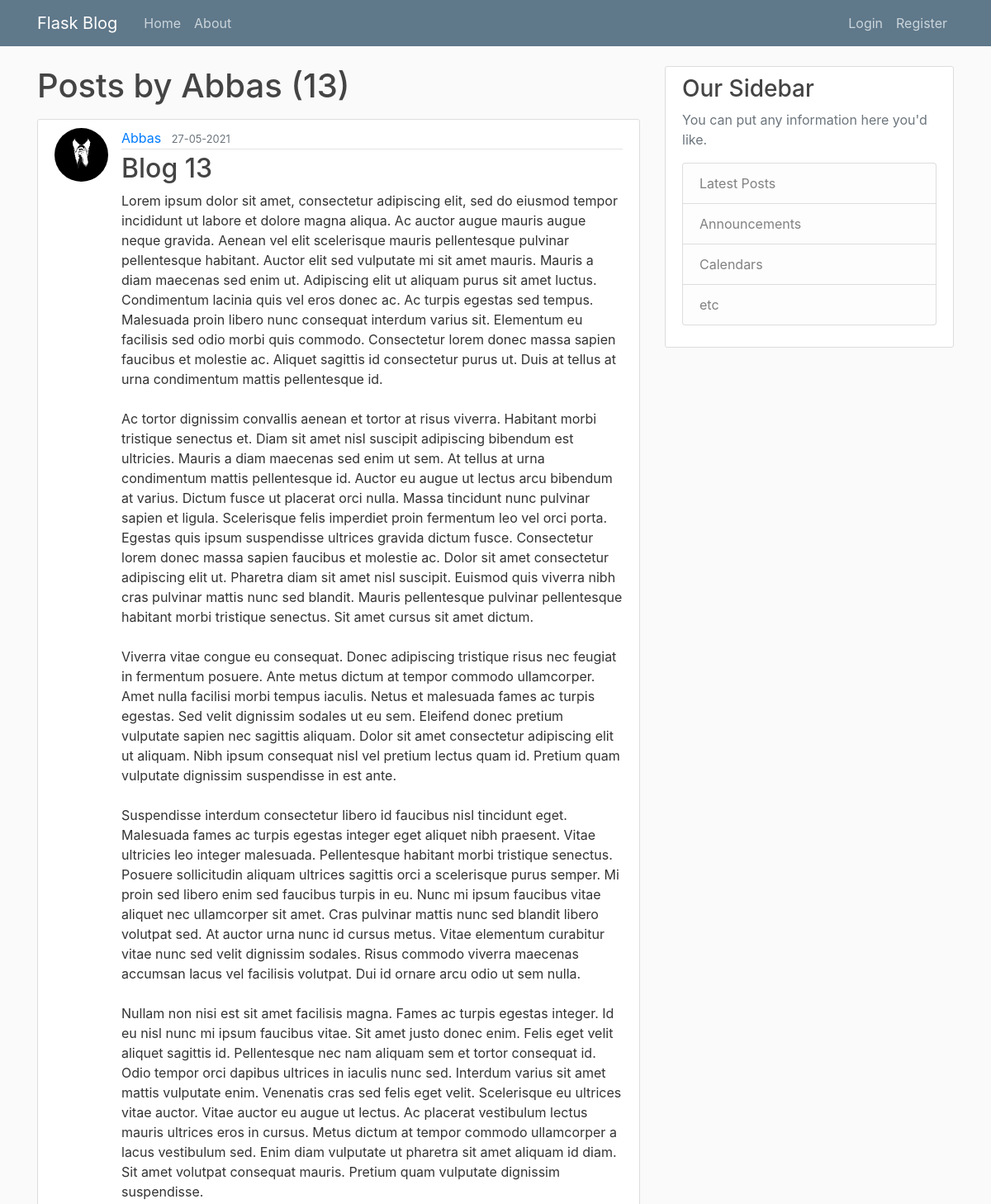
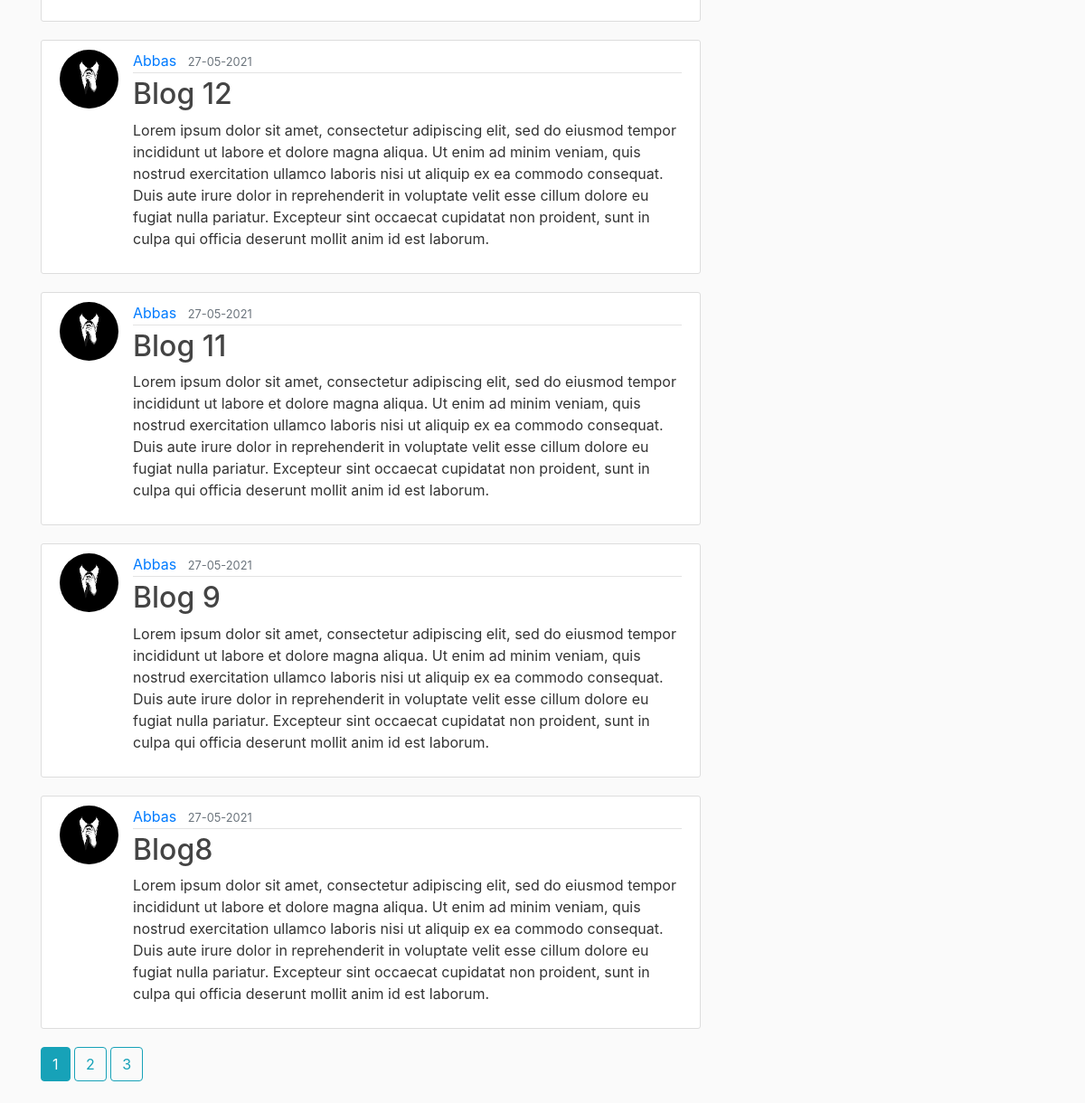
Screenshot of /user/Abbas with the database file from the repository (2 pictures, top to bottom).
### flaskblog/models.py (models this page shows, shortened)
class User(db.Model, UserMixin):
    id = db.Column(db.Integer, primary_key=True)
    username = db.Column(db.String(20), unique=True, nullable=False)
    email = db.Column(db.String(120), unique=True, nullable=False)
    image_file = db.Column(db.String(20), nullable=False, default='default.jpg')
    password = db.Column(db.String(60), nullable=False)
    posts = db.relationship('Post', backref='author', lazy=True)

class Post(db.Model):
    id = db.Column(db.Integer, primary_key=True)
    title = db.Column(db.String(100), nullable=False)
    date = db.Column(db.DateTime, nullable=False, default=datetime.utcnow)
    content = db.Column(db.Text, nullable=False)
    user_id = db.Column(db.Integer, db.ForeignKey('user.id'), nullable=False)

### flaskblog/routes.py (the view)
@app.route("/user/<string:username>")
def user_posts(username):
    page = request.args.get('page', 1, type=int)
    user = User.query.filter_by(username=username).first_or_404()
    posts = Post.query.filter_by(author=user) \
        .order_by(Post.date.desc()) \
        .paginate(page=page, per_page=5)
    return render_template('user_posts.html', posts=posts, user=user)

### flaskblog/templates/user_posts.html
{% extends "layout.html" %}
{% block content %}
    <h1 class="mb-3">Posts by {{ user.username }} ({{ posts.total }})</h1>
    {% for post in posts.items %}
        <article class="media content-section">
            <img class="rounded-circle article-img" src="{{ url_for('static', filename='profile_pics/' + post.author.image_file) }}">
          <div class="media-body">
            <div class="article-metadata">
              <a class="mr-2" href="{{ url_for('user_posts', username=post.author.username) }}">{{ post.author.username }}</a>
              <small class="text-muted">{{ post.date.strftime('%d-%m-%Y') }}</small>
            </div>
            <h2><a class="article-title" href="{{ url_for('post_page', post_id=post.id) }}">{{ post.title }}</a></h2>
            <p class="article-content">{{ post.content }}</p>
          </div>
        </article>
    {% endfor %}
    {% for page_num in posts.iter_pages(left_edge=1, right_edge=1, left_current=1, right_current=2) %}
      {% if page_num %}
        {% if posts.page == page_num %}
          <a class="btn btn-info mb-4" href="{{ url_for('user_posts', username=user.username, page=page_num) }}">{{ page_num }}</a>
        {% else %}
          <a class="btn btn-outline-info mb-4" href="{{ url_for('user_posts', username=user.username, page=page_num) }}">{{ page_num }}</a>
        {% endif %}
      {% else %}
        ...
      {% endif %}
    {% endfor %}
{% endblock content %}

### flaskblog/static/main.css (style rules this page uses)
body { background: #fafafa; color: #333333; margin-top: 5rem; }
h1, h2, h3, h4, h5, h6 { color: #444444; }
.content-section { background: #ffffff; padding: 10px 20px; border: 1px solid #dddddd; border-radius: 3px; margin-bottom: 20px; }
.article-title { color: #444444; }
.article-content { white-space: pre-line; }
.article-img { height: 65px; width: 65px; margin-right: 16px; }
.article-metadata { padding-bottom: 1px; margin-bottom: 4px; border-bottom: 1px solid #e3e3e3 }

### rows the page displays
User: username "Abbas"
Post: image_file (picture), author.username "Abbas", date "27-05-2021", title "Blog 13", content "Lorem ipsum dolor sit amet, consectetur adipiscing elit, sed do eiusmod tempor incididunt ut labore et dolore magna aliqua. Ac auctor augue mauris augue neque gravida. Aenean vel elit scelerisque mauris pellentesque pulvinar pellentesque habitant. Auctor elit sed vulputate mi sit amet mauris. Mauris a diam maecenas sed enim ut. Adipiscing elit ut aliquam purus sit amet luctus. Condimentum lacinia quis vel eros donec ac. Ac turpis egestas sed tempus. Malesuada proin libero nunc consequat interdum varius sit. Elementum eu facilisis sed odio morbi quis commodo. Consectetur lorem donec massa sapien faucibus et molestie ac. Aliquet sagittis id consectetur purus ut. Duis at tellus at urna…"
Post: image_file (picture), author.username "Abbas", date "27-05-2021", title "Blog 12", content "Lorem ipsum dolor sit amet, consectetur adipiscing elit, sed do eiusmod tempor incididunt ut labore et dolore magna aliqua. Ut enim ad minim veniam, quis nostrud exercitation ullamco laboris nisi ut aliquip ex ea commodo consequat. Duis aute irure dolor in reprehenderit in voluptate velit esse cillum dolore eu fugiat nulla pariatur. Excepteur sint occaecat cupidatat non proident, sunt in culpa qui officia deserunt mollit anim id est laborum."
Post: image_file (picture), author.username "Abbas", date "27-05-2021", title "Blog 11", content "Lorem ipsum dolor sit amet, consectetur adipiscing elit, sed do eiusmod tempor incididunt ut labore et dolore magna aliqua. Ut enim ad minim veniam, quis nostrud exercitation ullamco laboris nisi ut aliquip ex ea commodo consequat. Duis aute irure dolor in reprehenderit in voluptate velit esse cillum dolore eu fugiat nulla pariatur. Excepteur sint occaecat cupidatat non proident, sunt in culpa qui officia deserunt mollit anim id est laborum."
Post: image_file (picture), author.username "Abbas", date "27-05-2021", title "Blog 9", content "Lorem ipsum dolor sit amet, consectetur adipiscing elit, sed do eiusmod tempor incididunt ut labore et dolore magna aliqua. Ut enim ad minim veniam, quis nostrud exercitation ullamco laboris nisi ut aliquip ex ea commodo consequat. Duis aute irure dolor in reprehenderit in voluptate velit esse cillum dolore eu fugiat nulla pariatur. Excepteur sint occaecat cupidatat non proident, sunt in culpa qui officia deserunt mollit anim id est laborum."
Post: image_file (picture), author.username "Abbas", date "27-05-2021", title "Blog8", content "Lorem ipsum dolor sit amet, consectetur adipiscing elit, sed do eiusmod tempor incididunt ut labore et dolore magna aliqua. Ut enim ad minim veniam, quis nostrud exercitation ullamco laboris nisi ut aliquip ex ea commodo consequat. Duis aute irure dolor in reprehenderit in voluptate velit esse cillum dolore eu fugiat nulla pariatur. Excepteur sint occaecat cupidatat non proident, sunt in culpa qui officia deserunt mollit anim id est laborum."

### other values shown
{{ posts.total }} "13"
{{ page_num }} "1"
{{ page_num }} "2" "3"
